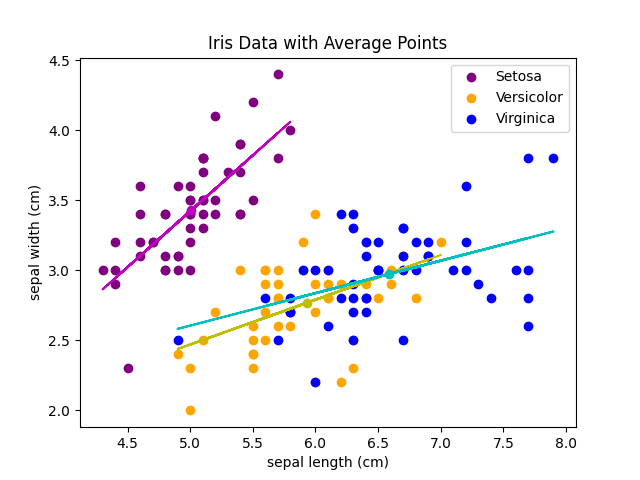

Here is the Python script that generated this plot:
# Name: Thomas Miller
# This script:
# - Uses the Iris dataset to create a scatter plot of the data
# - Saves the plot as a PNG file
# - Calculates and plots the average values for each class
# - Calculates and plots the line of best fit for each class
# - Prints the count of each class to the console
# - Prints the equation of the line of best fit for each class to the console
# - Prints the average values for each class to the console
from sklearn.datasets import load_iris
import numpy as np
iris = load_iris()
list(iris.target_names)
print(iris.target_names)
setosa_count, versicolor_count, virginica_count = 0, 0, 0

for target in iris.target:
    if target == 0:
        setosa_count += 1
    elif target == 1:
        versicolor_count += 1
    elif target == 2:
        virginica_count += 1

print("Setosa count: ", setosa_count)
print("Versicolor count: ", versicolor_count)
print("Virginica count: ", virginica_count)

import matplotlib.pyplot as plt

setosa_data = np.array([iris.data[i] for i in range(len(iris.target)) if iris.target[i] == 0])
versicolor_data = np.array([iris.data[i] for i in range(len(iris.target)) if iris.target[i] == 1])
virginica_data = np.array([iris.data[i] for i in range(len(iris.target)) if iris.target[i] == 2])

plt.figure()

# Plot Setosa data
plt.scatter(setosa_data[:, 0], setosa_data[:, 1], label='Setosa', color='purple')
mean_setosa_x = np.mean(setosa_data[:, 0])
mean_setosa_y = np.mean(setosa_data[:, 1])
plt.plot(mean_setosa_x, mean_setosa_y, 'mo')
print(f"Setosa average: ({mean_setosa_x}, {mean_setosa_y})")

# Line of best fit for Setosa
m, b = np.polyfit(setosa_data[:, 0], setosa_data[:, 1], 1)
plt.plot(setosa_data[:, 0], m*setosa_data[:, 0] + b, 'm-')
print(f"Setosa line of best fit: y = {m}x + {b}")


# Plot Versicolor data
plt.scatter(versicolor_data[:, 0], versicolor_data[:, 1], label='Versicolor', color='orange')
mean_versicolor_x = np.mean(versicolor_data[:, 0])
mean_versicolor_y = np.mean(versicolor_data[:, 1])
plt.plot(mean_versicolor_x, mean_versicolor_y, 'yo')
print(f"Versicolor average: ({mean_versicolor_x}, {mean_versicolor_y})")

# Line of best fit for Versicolor
m, b = np.polyfit(versicolor_data[:, 0], versicolor_data[:, 1], 1)
plt.plot(versicolor_data[:, 0], m*versicolor_data[:, 0] + b, 'y-')
print(f"Versicolor line of best fit: y = {m}x + {b}")



# Plot Virginica data
plt.scatter(virginica_data[:, 0], virginica_data[:, 1], label='Virginica', color='blue')
mean_virginica_x = np.mean(virginica_data[:, 0])
mean_virginica_y = np.mean(virginica_data[:, 1])
plt.plot(mean_virginica_x, mean_virginica_y, 'co')
print(f"Virginica average: ({mean_virginica_x}, {mean_virginica_y})")

# Line of best fit for Virginica
m, b = np.polyfit(virginica_data[:, 0], virginica_data[:, 1], 1)
plt.plot(virginica_data[:, 0], m*virginica_data[:, 0] + b, 'c-')
print(f"Virginica line of best fit: y = {m}x + {b}")


plt.xlabel(iris.feature_names[0])
plt.ylabel(iris.feature_names[1])
plt.legend()
plt.title('Iris Data with Average Points')

plt.savefig('1-15.png')